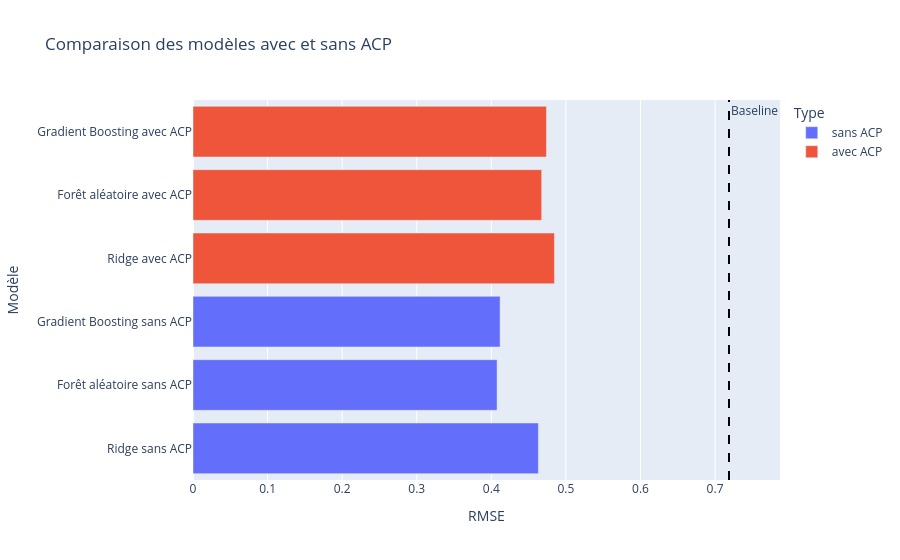

Write notebook code for a chart like this one.
### Code cell
# Affichage sous forme de graphe
noms = list(resultats.keys())
rmses = list(resultats.values())

df_resultats = pd.DataFrame({
    'Modèle': list(resultats.keys()),
    'RMSE': list(resultats.values()),
    'Type': ['sans ACP' if 'sans' in n else 'avec ACP' for n in resultats.keys()]
})

fig = px.bar(df_resultats, 
             x='RMSE', 
             y='Modèle', 
             color='Type',
             title='Comparaison des modèles avec et sans ACP',
             orientation='h',
             hover_data={'RMSE': ':.4f'})

fig.add_vline(x=0.7187, line_dash='dash', line_color='black', 
              annotation_text='Baseline')

fig.show()

### Figure 1 — Plotly figure (JSON) as saved in the notebook; plotly's stock layout.template omitted (floating-point values rounded to 4 significant figures)
{"data": [{"alignmentgroup": "True", "hovertemplate": "Type=sans ACP<br>RMSE=%{x:.4f}<br>Modèle=%{y}<extra></extra>", "legendgroup": "sans ACP", "marker": {"color": "#636efa", "pattern": {"shape": ""}}, "name": "sans ACP", "offsetgroup": "sans ACP", "orientation": "h", "showlegend": true, "textposition": "auto", "type": "bar", "x": [0.4631, 0.4077, 0.4118], "xaxis": "x", "y": ["Ridge sans ACP", "Forêt aléatoire sans ACP", "Gradient Boosting sans ACP"], "yaxis": "y"}, {"alignmentgroup": "True", "hovertemplate": "Type=avec ACP<br>RMSE=%{x:.4f}<br>Modèle=%{y}<extra></extra>", "legendgroup": "avec ACP", "marker": {"color": "#EF553B", "pattern": {"shape": ""}}, "name": "avec ACP", "offsetgroup": "avec ACP", "orientation": "h", "showlegend": true, "textposition": "auto", "type": "bar", "x": [0.4846, 0.4675, 0.4739], "xaxis": "x", "y": ["Ridge avec ACP", "Forêt aléatoire avec ACP", "Gradient Boosting avec ACP"], "yaxis": "y"}], "layout": {"annotations": [{"showarrow": false, "text": "Baseline", "x": 0.7187, "xanchor": "left", "xref": "x", "y": 1, "yanchor": "top", "yref": "y domain"}], "barmode": "relative", "legend": {"title": {"text": "Type"}, "tracegroupgap": 0}, "shapes": [{"line": {"color": "black", "dash": "dash"}, "type": "line", "x0": 0.7187, "x1": 0.7187, "xref": "x", "y0": 0, "y1": 1, "yref": "y domain"}], "title": {"text": "Comparaison des modèles avec et sans ACP"}, "xaxis": {"anchor": "y", "domain": [0, 1], "title": {"text": "RMSE"}}, "yaxis": {"anchor": "x", "domain": [0, 1], "title": {"text": "Modèle"}}}}
